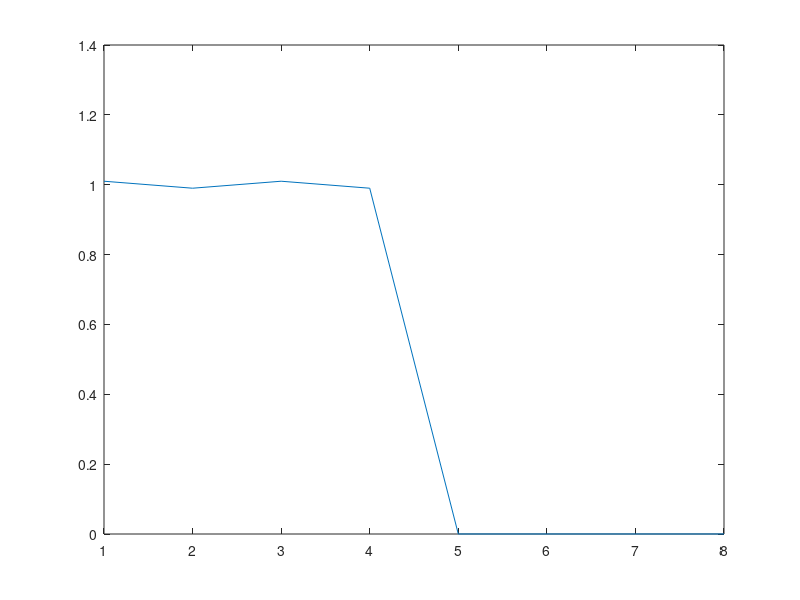
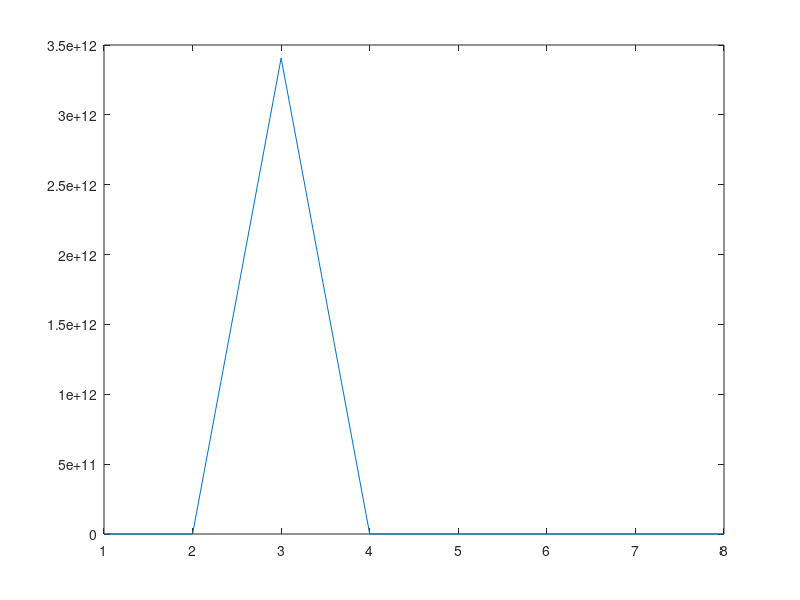

These figures' MATLAB source, in order: (Note: this script raises an error after producing the figures.)

%Fir filter using app, Optimal appraoch, for designing filter
% needed for various use in communication to have impact least on phase, and
% mantin phase linearity and contiuity.
% Instead of window appraoch , park mclellan optimal appraoch given same
% specifucation with less filter computataion, make filter operation
% fast.
% This appraoch will give best and lleast coeffient.
% Instead langrange interpolation, need to check other
% Objective is to for given specification for any filter design , how many
% Coeffient are needed to make accurate sharp filter
% For 100Mhz band , ?? Per CC componenet carrier which has max 100mhz
% if want 400mhz, 4 cc will be used to support.
%
%Ideal freq response, log mag of H(w)
% H(w0) = 20log10(1+delp)
% H(w1) = 20log10(1)=0;  1st mimima
% H(w2) = 0
% H(W3) = 0
% H(wp) = 20log(1-delp);
% H(ws) = 20log(dels);
% H(w4) = 0;
% H(w5) = 0;
% H(w6) = 0;
% H(w=pi) = 20log(-dels);
%
%     [ L  wp  ws  delp  dels  fiterCoeff[1:L]]
%M=
%

close all;
clear all;

% z=w1+jw2, complex freq eigen function,
% Creating filter:
%del1=     20log10(0.01)= -2*20=-40db
%del2 =    20log10(0.001)= -60db
samplingRate=20e6; % 2pi, fs/2 <=>pi,
%wp =   % fs/2<=>pi ==   w=2pi*f  , fs , w= 2*pi*fs/2=pi*fs , say f= fs/3
%SIGH  is unit pi/T,
 %2*pi*f
N=13;
wp=0.4*pi;  % f= 2000, fs , wp = 2*pi*(f/fs), normalizd.  fs=f===>2pi.

%  |H(jw)|  < (1+-.01), IN Linear domain..  w<wp.
ws=0.5*pi;

%----Wp
%--------Wo(cut off)
%----------Ws;
N =8
%Filter specification
w=[];
Ww=[];
Dw=[];
w0= (wp + ws)/2;

if (mod(N,2)==0)
  L=N/2 + 2;
else
L = ((N-1)/2) +2; % 2 , 6 roots , where polynomila show sign changes
end
% 0----------------------- wp----ws-------------------pi
%-z------------- -z----------
%-w0--z---w1--z---w2--z----wp----point of mxima and minim, sign altenation at wk
%---------z----------------z-
%                             z

%                                 z        z
%---------------------------------ws--w5---w6----pi--------------------------------
%                                     z          z

%Consider these extrmal frew, with equriripple say
% L roots, resolution for ripple width= pi/6
%
delp=0.01
dels=0.0001;
K=delp/dels;
Wp=1/K;
Ws=1;

%L=  32;
w = [1:L+2]'*(pi/(L+2));

W = Wp*(w<=wp) + Ws*(w>=ws); %Weight
D = 1*(w<=w0);
shift=0;
k=1:L+2
resPi = pi/(L+2);
nextFreqSet = resPi/L;
wk = [resPi .*k'];
xk = [cos(wk)];
xi = [cos(wk)];
Max=1
b = randi([0 1], 1, L+2);
% K=delp/dels
% W = 1/K for  0<w < wp
% W = 1  for   w>ws to pi
%Iterative approach to compute freq response based on optimal and lagrange
%inuterpolation as used by Mcclellan INSTEAD of chebyshev approximation.s
% We can try?
for iteration=0:Max

    %using trignomtericl polynomail interpolation instead of solvin linear eqtion
    % to comput   P(w) = a(k)*cos(kw) k=0 to L+1  k=0 where w=0 and k=L+!, w=pi
    % E(w) = W(w)(H(w)-P(w)), max error at any point in freq resonse
    % Max E(w) = delp  , dels in stop band in linear range delp=0.01, dels=0.001
    % at any point E(w)
    %     L+2
    %bk = PROD( 1/(xk-xi)
    %     i
    % x = cos(wk)
    % compue P(w)  ??
    %Compute Mdel

    % E(W) = W(w)(H(w) - P(w), if for these set of all freq
    % E(w) <= Mdel, then optimal solution is found..
    for i=1:L+2
      p=1;
      for j=1:L+2
         if i ~=j
           %xk, are cosne basis vector.
           b1 = 1/(xk(i)-xi(j))
           %figure;
           %plot(wk, b);

           p = p*b1;
         end
       end
       b(i)=p;
    end
    % K=delp/dels
    % W = 1/K for  0<w < wp
    % W = 1  for   w>ws to pi

    %Desired, Maxima points where sign vary
    %  H(w=0) = 20*log10(1+delp)
    %  H(w=1) = 20*log10(1-delp)
    %  H(W=2) = 20*log10(1+delp)
    MaxDelp = 20*log10(1+delp);
    MinDelp = 20*log10(1-delp);

    MaxDels = 20*log10(dels);
    MinDels = 20*log10(-dels);



    %desired
    %repmat(A, n, m): Replicates the entire array \(A\) to create an \(n\times m\) grid of that array.
    Hp= repmat([MaxDelp MinDelp],1, 2);
    Hs= repmat([MaxDels MinDels],1, 2);
    H=[Hp Hs];
   % plot(abs(power(10,H*.05)))

    % plot([1:length(H)],H)
    bk=[b];
    %Matrix Inner Product	num = bk' * H;
    num    = sum(H .*bk) %1 to L+2; maxima +
    weight = b./ W';
    %sign = [-1 1 -1 1]
    sign = repmat([1 -1],1, 4);
    denm = weight .*sign;
    denom1 = sum(weight .*sign)

    Mdel = num / denom1;
    %Logic: It scales each weight bk by the distance of its corresponding extremal
    % frequency from the final extremal point xk(end).
    %This is a standard normalization step in the barycentric interpolation
    %formula to ensure numerical stability.
    %Fix: Ensure both are the same
    %orientation: dk = bk(:) .* (xk(:)' - xk(end)); (this forces both to be compatible).
    dk= bk .* [xk' - xk(end)];

    ck = H - denm*Mdel;

    %finally estimating t=he p(w)...Langrange interpolation at any x.
    % w =  as any point in  0<w <pi
    %Use the linspace function to generate exactly 8 points, starting at 0 and ending at \(\pi \)
    %w = rand([0 pi], 1, L+2);
    % 0 : pi/7 : pi
    w = linspace(0, pi, 8);

    %dk1 = dk./w-xk
    %num = ck.*dk1;
    %estimated
    %pw = sum(num)/sum(dk1);

    %these lines perform the barycentric evaluation of
    %the frequency response across a dense grid to find new extremal frequencies
    %dk1 = dk./w-xk
    %Ensure w is a column and xk is a row to create a matrix of distances
    dist = w - xk';
    dk1  = dk(:)' ./ dist;

    %num = ck.*dk1;
    %dk1 = dk(:)' ./ dist;
    %pw = (dk1 * ck(:)) ./ sum(dk1, 2);
    pw = (dk1 .*ck) ./ sum(dk1, 2);

    figure;
    plot(abs(power(10,H*.05)))
    figure;
    plot(abs(power(10,pw*.05)))

    %estimated
    %pw = sum(num)/sum(dk1);
    %if status < L+2, it means not staified
     %for all w P(w) < Mdel
    %Status = sum(sign(pw(:)-Mdel) )

    %Move to next set of freq where maxima could be found.
    %if (Status)
    %  wnk = nexFreqSet + wk';
    %  wk = [wnk]
    %end

    Desired=[H];
    Weighting=[weight];

    % Calculate the error function across the dense grid
    Error = Weighting .* (Desired - pw);

    % Find indices where the error function has local maxima/minima
    % This replaces the 'Status' logic to ensure we find L+2 points
    [~, locs] = findpeaks(abs(Error));

    % Check if we have found enough extremal points
    Status = length(locs);

    if Status >= (L + 2)
        % Update the extremal frequencies with the new peak locations
        % Sort them to maintain the required ascending order
        wk = sort(w_grid(locs(1:L+2)));
    else
        % If not enough peaks found, adjust the grid or step size
        wnk = nextFreqSet + wk';
        wk = sort(wnk);
    end

     xk = [cos(wk)];
     xi = [cos(wk)];

end

%Check the resonse for given L, other wise increase L ,
% Make sure what is best L

